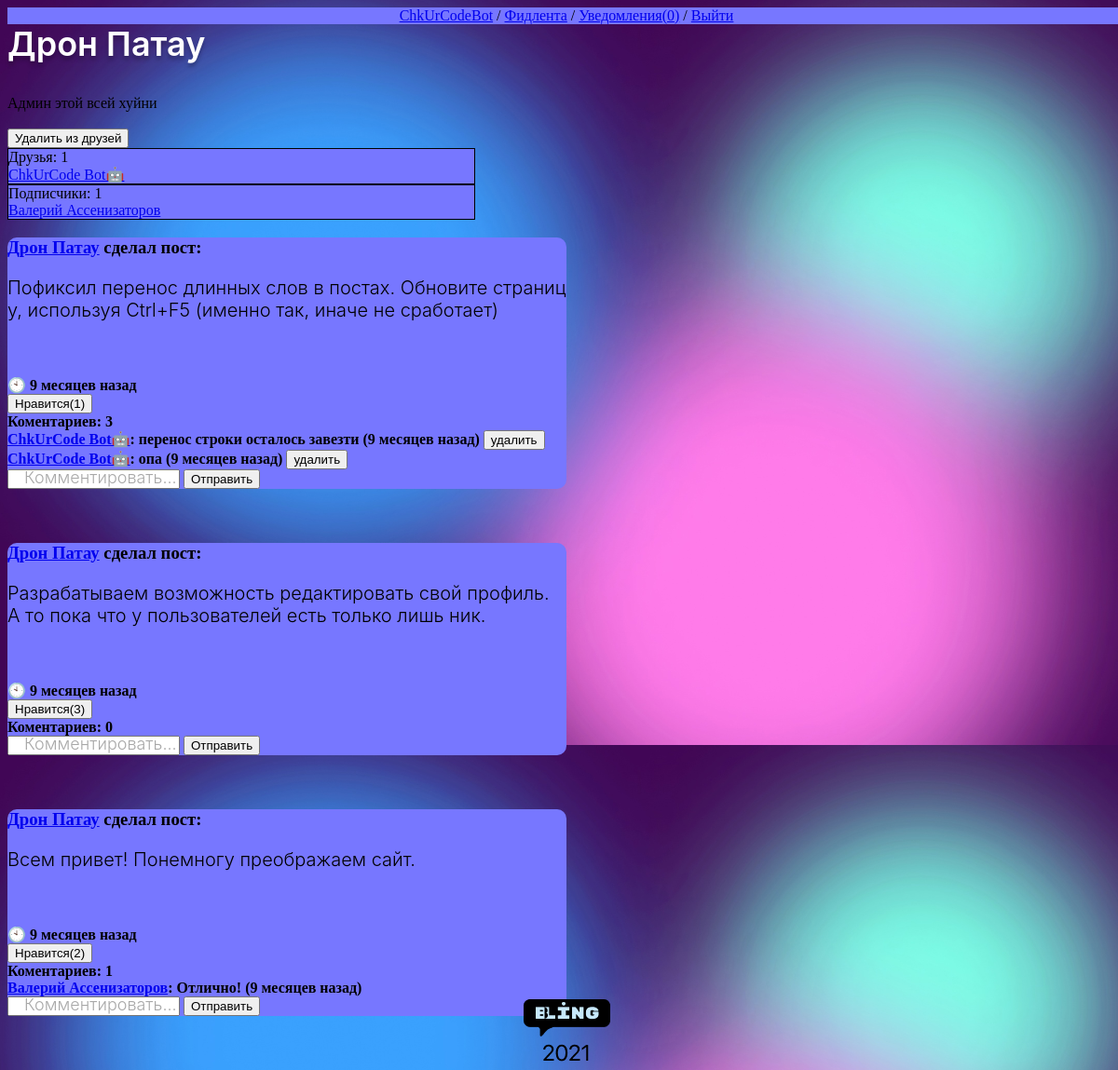
Screenshot of /user/urheilunen/ (signed in) with the database file from the repository.
### bling/models.py (models this page shows, shortened)
class Profile(models.Model):
    user = models.OneToOneField(User, on_delete=models.CASCADE)
    about = models.TextField(default='', blank=True)
    subscribers = models.ManyToManyField(User, blank=True, default=None, verbose_name='Подписчики', related_name='Подписчик')
    friends = models.ManyToManyField(User, blank=True, default=None, verbose_name='Друзья', related_name='Друг')
    profile_image = models.OneToOneField('BlingImage', default=None, null=True, blank=True, verbose_name='Ава', on_delete=models.SET_NULL)
    liked_posts = models.ManyToManyField('BlingPost', default=None, blank=True, verbose_name='Понравившиеся посты')
    notifications_amount = models.IntegerField(default=0)
    def __str__(self):
        if self.user.first_name or self.user.last_name:
            return self.user.first_name + ' ' + self.user.last_name
        else:
            return self.user.username
    class Meta:
        verbose_name = 'Профиль'
        verbose_name_plural = 'Профили'

class BlingPost(models.Model):
    RENDER_LENGTH = 15
    text = models.TextField(null=True, blank=True, verbose_name='Текст')
    images = models.ForeignKey('BlingImage', on_delete=models.SET_NULL, null=True, blank=True, verbose_name='Изображения')
    author = models.ForeignKey(User, on_delete=models.CASCADE, related_name='posts', verbose_name='Автор', null=True)
    created_on = models.DateTimeField(auto_now_add=True, verbose_name='Дата публикации')
    likes_amount = models.IntegerField(default=0)
    comments_amount = models.IntegerField(default=0)
    comments = models.ManyToManyField('BlingComment', default=None, blank=True, verbose_name='Комментарии')
    class Meta:
        verbose_name = 'Пост'
        verbose_name_plural = 'Посты'
        ordering = ['-created_on']
    def how_old(self):
        return how_old_is_this_datetimefield(self.created_on)

class BlingComment(models.Model):
    text = models.TextField(null=True, blank=True, verbose_name='Текст')
    images = models.ForeignKey('BlingImage', on_delete=models.SET_NULL, null=True, blank=True,
                                 verbose_name='Изображения')
    author = models.ForeignKey(User, on_delete=models.CASCADE, related_name='comments', verbose_name='Автор', null=True)
    created_on = models.DateTimeField(auto_now_add=True, verbose_name='Дата публикации')
    likes_amount = models.IntegerField(default=0)
    class Meta:
        verbose_name = 'Комментарий'
        verbose_name_plural = 'Комментарии'
    def __str__(self):
        return self.text
    def how_old(self):
        return how_old_is_this_datetimefield(self.created_on)

### bling/views.py (the view)
# urls.py: path('user/<str:user_id>/', user_profile, name='user_profile'),
@login_required()
def user_profile(request, user_id):
    if request.method == 'POST':
        scan_for_forms(request)
        return HttpResponseRedirect(reverse('user_profile', args=[user_id]))
    blinguser = User.objects.get(username=user_id)
    friends = blinguser.profile.friends.all()
    friends_amount = len(friends)
    subs = blinguser.profile.subscribers.all()
    subs_amount = len(subs)
    blingposts = BlingPost.objects.filter(author=blinguser)
    if request.user in subs:
        subscribe_message = 'Отписаться'
        subscribe_action = 'unsubscribe'
    elif blinguser in request.user.profile.subscribers.all():
        subscribe_message = 'Подписаться в ответ'
        subscribe_action = 'subscribe'
    elif request.user in friends:
        subscribe_message = 'Удалить из друзей'
        subscribe_action = 'unsubscribe'
    else:
        subscribe_message = 'Подписаться'
        subscribe_action = 'subscribe'
    if friends_amount > 3:
        friends = friends[:3]
    if subs_amount > 3:
        subs = subs[:3]
    context = {
        'blinguser': blinguser,
        'blingposts': blingposts,
        'friends': friends,
        'friends_amount': friends_amount,
        'subs': subs,
        'subs_amount': subs_amount,
        'subscribe_message': subscribe_message,
        'subscribe_action': subscribe_action,
    }
    return render(request, 'bling/user_profile.html', context)

### bling/templates/bling/user_profile.html (shortened to what this page needs)
{% extends "layout/basic.html" %}
{% block content %}
{% if blinguser.first_name or blinguser.lastname %}
        <h1>{{ blinguser.first_name }} {{ blinguser.last_name }}</h1>
    {% else %}
        <h1>{{ blinguser.username }}</h1>
    {% endif %}
<div style="width: 500px;">{{ blinguser.profile.about }}</div>
<br>
{% if request.user != blinguser %}
    <form method="post">{% csrf_token %}
        <button name="{{ subscribe_action }}" type="submit" value="{{ blinguser.pk }}">{{ subscribe_message }}</button>
    </form>
{% endif %}
<div style="border: 1px solid black; position: relative; width: 500px; background-color: #7777ff;">
    Друзья: {{ friends_amount }}
    {% if friends_amount > 0 %}
        {% for friend in friends %}
            <br><a href="{% url 'user_profile' friend.username %}">{{ friend.profile }}</a>
        {% endfor %}
    {% endif %}
</div>
<div style="border: 1px solid black; position: relative; width: 500px; background-color: #7777ff;">
    Подписчики: {{ subs_amount }}
    {% if subs_amount > 0 %}
        {% for sub in subs %}
            <br><a href="{% url 'user_profile' sub.username %}">{{ sub.profile }}</a>
        {% endfor %}
    {% endif %}
</div>
{% for blingpost in blingposts %}
            <div class="post">
                <h3><a href="{% url 'user_profile' blingpost.author.username %}">{{ blingpost.author.profile }}</a> сделал пост:</h3>
                <p>{{ blingpost.text }}</p><br>
                <h4 class="PostDate">
                        🕙 {{ blingpost.how_old }}
                    <form method="post">{% csrf_token %}
                        <button name="like" type="submit" value="{{ blingpost.pk }}">Нравится({{ blingpost.likes_amount }})</button>
                    </form>
                    Коментариев: {{ blingpost.comments_amount }}
                    {% if blingpost.comments_amount > 0 %}
                        {% for comment in blingpost.comments.all %}
                            <form method="post">{% csrf_token %}
                                <a href="{% url 'user_profile' comment.author.username %}">{{ comment.author.profile }}</a>: {{ comment }} ({{ comment.how_old }})
                                {% if comment.author == user %}
                                    <button type="submit" name="remove_comment" value="{{ blingpost.pk }}/{{ comment.pk }}">удалить</button>
                                {% endif %}
                            </form>
                        {% endfor %}
                    {% endif %}
                    <form method="post">{% csrf_token %}
                        <input type="text" name="comment_text" placeholder="Комментировать...">
                        <button name="post_id" type="submit" value="{{ blingpost.pk }}">Отправить</button>
                    </form>
                </h4>
            </div><br>
        {% endfor %}
</div><br>
{% endblock %}

### bling/templates/layout/basic.html (shortened to what this page needs)
{% load static %}
<!DOCTYPE html>
<html lang="en">
<head>
    <link rel="stylesheet" type="text/css" href="{% static 'bling/style.css' %}">
</head>
<body>
    <nav align="center" style="background-color: #7777ff;">
        {% if user.is_authenticated %}
        <a href="{% url 'user_profile' user.username %}">{{ user.username }}</a> /
        <a href="{% url 'home' %}">Фидлента</a> /
        <a href="{% url 'notifications' %}">Уведомления({{ user.profile.notifications_amount }})</a> /
        <a href="{% url 'logout' %}">Выйти</a>
        {% else %}
        <a href="{% url 'signin' %}">Вход</a> /
        <a href="{% url 'signup' %}">Регистрация</a>
    {% endif %}
    </nav>
    <section>
        {% block content %}
        {% endblock %}
    </section>
    <footer class="footer">
        <img src="footer_logo.png" alt="" class="FooterLogo">
    </footer>
</body>
</html>

### bling/static/bling/style.css (style rules this page uses)
html, body { width: 100%; height: 100%; top:0; bottom:0; left:0; right:0; }
body { background-image: url("back.jpg"); background-size: cover; display: block; }
p { font-family: SF Pro Display; font-weight: 300; font-size: 20px; }
h1 { font-family: SF Pro Display; font-style: normal; font-weight: 600; font-size: 36px; line-height: 43px; color: #FFFFFF; text-shadow: 0px 4px 4px rgba(0, 0, 0, 0.25); margin-bottom: 33px; margin-top: 0px; }
::placeholder { text-indent: 14px; font-family: SF Pro Display; font-weight: 300; font-size: 18px; line-height: 21px; color: #A8A8A8; }
.footer { position: absolute; bottom: 0; width: 100%; text-align: center; }
.FooterLogo { min-height: 100%; }
.post { background-color: #7777ff; width: 50%; border-radius: 10px; word-break:break-all; }

### rows the page displays
BlingPost: author.profile "Дрон Патау", text "Пофиксил перенос длинных слов в постах. Обновите страницу, используя Ctrl+F5 (именно так, иначе не сработает)", how_old "9 месяцев назад", {{ blingpost.pk }} 32 (drawn), likes_amount "1", comments_amount "3"
BlingComment: author.profile "ChkUrCode Bot🤖", text "перенос строки осталось завезти", how_old "9 месяцев назад", {{ blingpost.pk }} 32 (drawn)
BlingComment: author.profile "ChkUrCode Bot🤖", text "опа", how_old "9 месяцев назад", {{ blingpost.pk }} 32 (drawn)
BlingPost: author.profile "Дрон Патау", text "Разрабатываем возможность редактировать свой профиль. А то пока что у пользователей есть только лишь ник.", how_old "9 месяцев назад", {{ blingpost.pk }} 21 (drawn), likes_amount "3", comments_amount "0"
BlingPost: author.profile "Дрон Патау", text "Всем привет! Понемногу преображаем сайт.", how_old "9 месяцев назад", {{ blingpost.pk }} 19 (drawn), likes_amount "2", comments_amount "1"
BlingComment: author.profile "Валерий Ассенизаторов", text "Отлично!", how_old "9 месяцев назад"

### other values shown
{{ user.username }} "ChkUrCodeBot"
{{ user.profile.notifications_amount }} "0"
{{ blinguser.first_name }} "Дрон"
{{ blinguser.last_name }} "Патау"
{{ blinguser.profile.about }} "Админ этой всей хуйни"
{{ subscribe_message }} "Удалить из друзей"
{{ friends_amount }} "1"
{{ friend.profile }} "ChkUrCode Bot🤖"
{{ subs_amount }} "1"
{{ sub.profile }} "Валерий Ассенизаторов"
